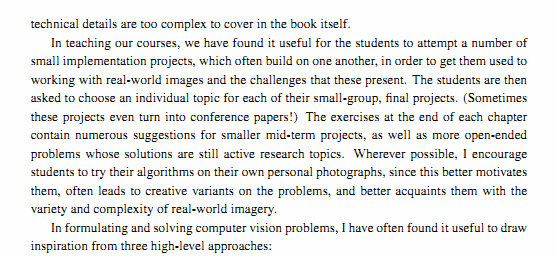
#> input picture src/imageTextN.png, 556 x 257 px
$ python -i contours.py   (imports and definitions only)
#> lines starting #> are read from the running program, lines starting #| are printed output that depends on the picture; after the words box and inside, x2 and y2 are one past the last pixel; in counts of white or black regions, pixels touching at a corner belong together
#> further down, picture is the input picture: shape (257, 556, 3); mean B, G, R 232.5, 232.8, 232.6
# Imports needed for this program to run.
import cv2
import numpy as np
from file import *


def extract_contours(image):
    # Create a dark image for drawing line detections on and later line refine.
    contour_dark = np.zeros(image.shape)
    cv2.imshow("DEBUG",contour_dark)

    gray = cv2.cvtColor(image, cv2.COLOR_BGR2GRAY)
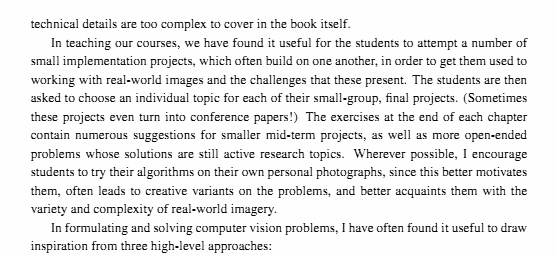
#> gray: shape (257, 556); min 2, max 254, mean 232.7
    thresh = cv2.threshold(gray, 120, 255, cv2.THRESH_BINARY_INV)[1]
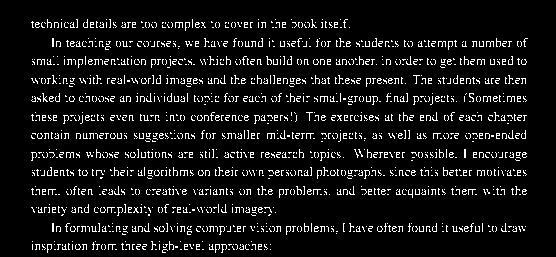
#> thresh: shape (257, 556); 8% white in thin lines or dots, all inside (x1, y1, x2, y2) = (31, 19, 528, 253)

    cnts = cv2.findContours(thresh, cv2.RETR_EXTERNAL, cv2.CHAIN_APPROX_SIMPLE)
#> cnts = 1565 contours, all with area under 20
    cnts = cnts[0] if len(cnts) == 2 else cnts[1]

    for c in cnts:
        cv2.drawContours(image, [c], -1, (36, 255, 12), 3)
        cv2.drawContours(contour_dark, [c], -1, (36, 255, 12), 3)
#> this loop made 1565 passes
#> c on passes 1 to 3: [[270, 249]], [[264, 249]], [[251, 249], [252, 249]]
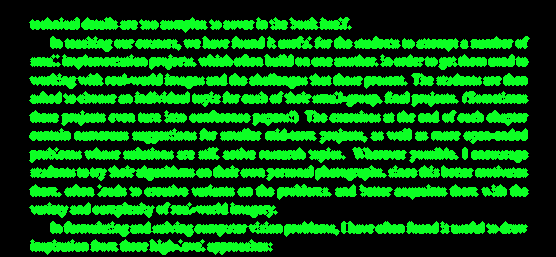
#> contour_dark: shape (257, 556, 3) float64; mean B, G, R 12.6, 89.6, 4.2
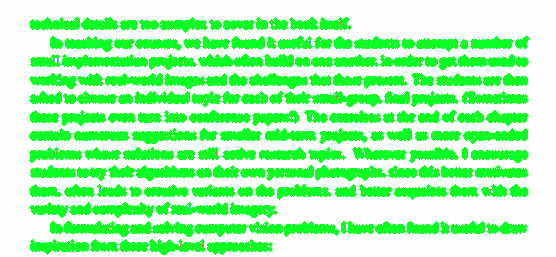
#> image: shape (257, 556, 3); mean B, G, R 177.1, 254.2, 168.8

    return thresh, image,contour_dark

>>> import cv2
>>> picture = cv2.imread('imageTextN.png')
>>> result = extract_contours(picture)

$ run again, on src/imageTextR.png
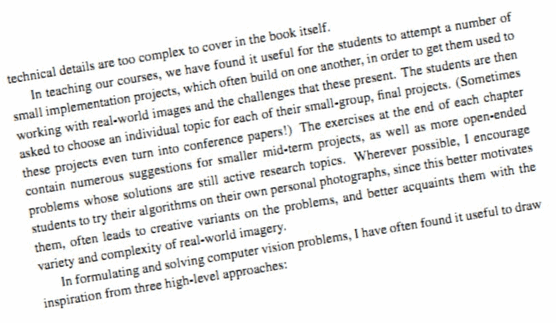
#> input picture src/imageTextR.png, 556 x 323 px
#> picture is the input picture: shape (323, 556, 3); mean B, G, R 235.1, 235.5, 235.4
#> in extract_contours, `thresh = cv2.threshold(gray, 120, 255, cv2.THRESH_BINARY_INV)[1]`:
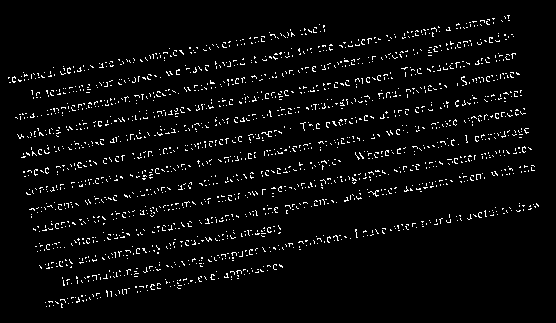
#> thresh: shape (323, 556); 3.9% white in thin lines or dots, all inside (x1, y1, x2, y2) = (8, 15, 539, 308)
#> cnts = 1923 contours, all with area under 20
#> the loop in extract_contours, `for c in cnts:` made 1923 passes
#> c on passes 1 to 3: [[46, 306]], [[53, 305]], [[49, 305], [49, 306]]
#> after the loop in extract_contours, `for c in cnts:`:
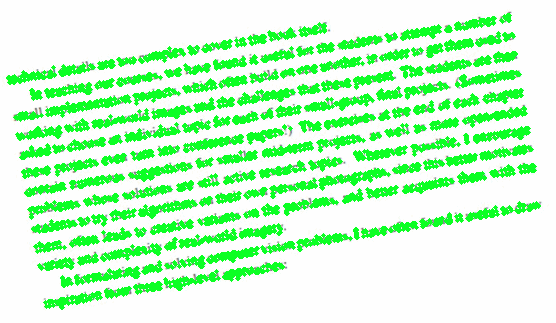
#> image: shape (323, 556, 3); mean B, G, R 202.4, 252.4, 197.2
